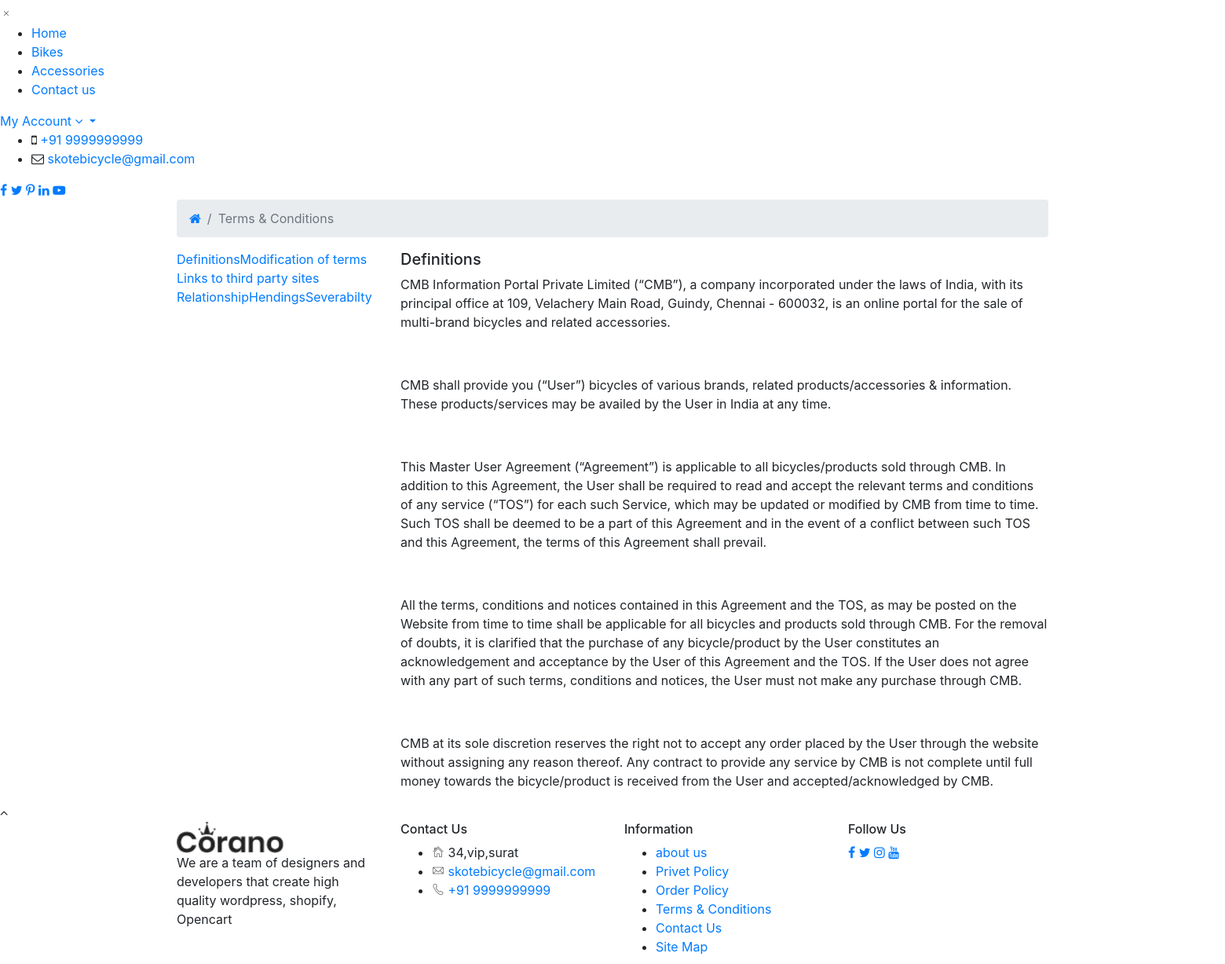
Page /terms.php (middle part) on the earlier database version.
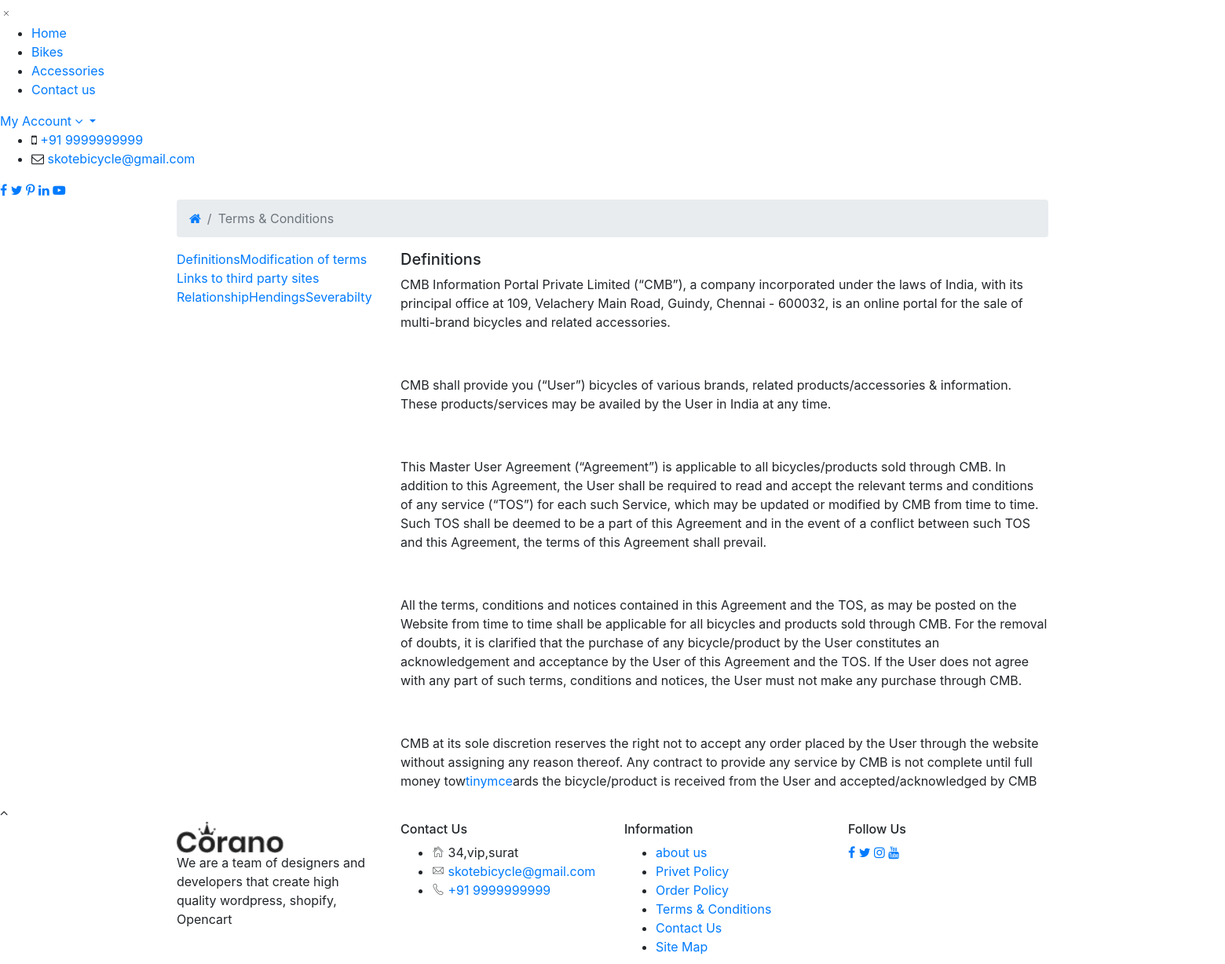
Same page on the later database version.
### tables this page shows
CREATE TABLE `terms` (
  `term_id` int(10) NOT NULL AUTO_INCREMENT,
  `term_title` varchar(100) NOT NULL,
  `term_link` varchar(100) NOT NULL,
  `term_desc` text NOT NULL,
  `term_status` text NOT NULL,
  PRIMARY KEY (`term_id`)
);

### terms.php (the view, shortened to what this page needs)
<?php
   include("includes/header.php");
   ?>
<main>
    <div class="breadcrumb-area">
        <div class="container">
            <div class="row">
                <div class="col-12">
                    <div class="breadcrumb-wrap">
                        <nav aria-label="breadcrumb">
                            <ul class="breadcrumb">
                                <li class="breadcrumb-item"><a href="home"><i class="fa fa-home"></i></a></li>
                                <li class="breadcrumb-item active" aria-current="page">Terms & Conditions</li>
                            </ul>
                        </nav>
                    </div>
                </div>
            </div>
        </div>
    </div>
    <div class="my-account-wrapper section-padding">
        <div class="container">
            <div class="section-bg-color">
                <div class="row">
                    <div class="col-lg-12">
                        <div class="myaccount-page-wrapper">
                            <div class="row">
                                <div class="col-lg-3 col-md-4">
                                    <div class="myaccount-tab-menu nav" role="tablist">
                                        <?php
                                            $get_terms = "select * from terms where term_status='yes' LIMIT 0,1";
                                            $run_terms = mysqli_query($con,$get_terms);
                                            while($row_terms=mysqli_fetch_array($run_terms)){
                                                $term_title = $row_terms['term_title'];
                                                $term_link = $row_terms['term_link'];
                                        ?>
                                        <a href="#<?php echo $term_link; ?>" class="active" data-toggle="tab">
                                            <?php echo $term_title;?></a>
                                        <?php
                                            }
                                            ?>
                                        <?php
                                            $count_terms = "select * from terms  where term_status='yes'";
                                            $run_count_terms = mysqli_query($con,$count_terms);
                                            $count = mysqli_num_rows($run_count_terms);
                                            $get_terms = "select * from terms where term_status='yes' LIMIT 1,$count";
                                            $run_terms = mysqli_query($con,$get_terms);
                                            while ($row_terms=mysqli_fetch_array($run_terms)) {
                                                $term_title = $row_terms['term_title'];
                                                $term_link = $row_terms['term_link']; ?>
                                        <a href="#<?php echo $term_link; ?>" data-toggle="tab">
                                            <?php echo $term_title;?></a>
                                        <?php
                                            }
                                            ?>
                                    </div>
                                </div>
                                <div class="col-lg-9 col-md-8">
                                    <div class="tab-content" id="myaccountContent">
                                        <?php
                                                $get_terms = "select * from terms where term_status='yes' LIMIT 0,1";
                                                $run_terms = mysqli_query($con,$get_terms);
                                                while ($row_terms=mysqli_fetch_array($run_terms)) {
                                                    $term_title = $row_terms['term_title'];
                                                    $term_desc = $row_terms['term_desc'];
                                                    $term_link = $row_terms['term_link'];
                                                    ?>
                                        <div class="tab-pane fade show active" id="<?php echo $term_link; ?>"
                                            role="tabpanel">
                                            <div class="myaccount-content">
                                                <h5><?php echo $term_title;?></h5>
                                                <p class="mb-0"><?php echo $term_desc; ?></p>
                                            </div>
                                        </div>
                                        <?php
                                                }
                                        ?>
                                    </div>
                                </div>
                            </div>
                        </div>
                    </div>
                </div>
            </div>
        </div>
    </div>
</main>
<div class="scroll-top not-visible">
    <i class="fa fa-angle-up"></i>
</div>
<?php
   include("includes/footer.php");
   ?>
</body>
</html>

### includes/header.php (shortened to what this page needs)
<!doctype html>
<html class="no-js" lang="en">
<head>
    <link rel="stylesheet" href="assets/css/vendor/bootstrap.min.css">
    <link rel="stylesheet" href="assets/css/vendor/pe-icon-7-stroke.css">
    <link rel="stylesheet" href="assets/css/vendor/font-awesome.min.css">
    <link rel="stylesheet" href="assets/css/plugins/slick.min.css">
    <link rel="stylesheet" href="assets/css/plugins/animate.css">
    <link rel="stylesheet" href="assets/css/plugins/nice-select.css">
    <link rel="stylesheet" href="assets/css/plugins/jqueryui.min.css">
    <link rel="stylesheet" href="assets/js/plugins/jquery.min.js">
    <link rel="stylesheet" href="assets/js/main.js">
    <link rel="stylesheet" href="assets/js/plugins/jqueryui.min.js">
    <link rel="stylesheet" href="assets/js/jquerys.min.js">
    <link rel="stylesheet" href="assets/js/bootstrap.min.js">
    <link rel="stylesheet" href="assets/css/style.css">
</head>
<body>
    <header class="header-area header-wide">
        <div class="main-header d-none d-lg-block">
            <div class="header-main-area sticky">
                <div class="container">
                    <div class="row align-items-center position-relative">
                        <div class="col-lg-6 position-static">
                        </div>
                    </div>
                </div>
            </div>
        </div>
        <aside class="off-canvas-wrapper">
            <div class="off-canvas-inner-content">
                <div class="btn-close-off-canvas">
                    <i class="pe-7s-close"></i>
                </div>
                <div class="off-canvas-inner">
                    <div class="mobile-navigation">
                        <nav>
                            <ul class="mobile-menu">
                                <li class="menu-item-has-children"><a href="home">Home</a>
                                </li>
                                <li class="menu-item-has-children "><a href="bikes">Bikes</a>
                                </li>
                                <li class="menu-item-has-children "><a href="accessories">Accessories</a>
                                </li>
                                <li class="menu-item-has-children "><a href="contact">Contact us</a>
                                </li>
                            </ul>
                        </nav>
                    </div>
                    <div class="mobile-settings">
                        <ul class="nav">
                            <li>
                                <div class="dropdown mobile-top-dropdown">
                                    <a href="#" class="dropdown-toggle" id="myaccount" data-toggle="dropdown"
                                        aria-haspopup="true" aria-expanded="false">
                                        My Account
                                        <i class="fa fa-angle-down"></i>
                                    </a>
                                </div>
                            </li>
                        </ul>
                    </div>
                    <div class="offcanvas-widget-area">
                        <div class="off-canvas-contact-widget">
                            <ul>
                                <li><i class="fa fa-mobile"></i>
                                    <a href="#">+91 9999999999</a>
                                </li>
                                <li><i class="fa fa-envelope-o"></i>
                                    <a href="#">skotebicycle@gmail.com</a>
                                </li>
                            </ul>
                        </div>
                        <div class="off-canvas-social-widget">
                            <a href="#"><i class="fa fa-facebook"></i></a>
                            <a href="#"><i class="fa fa-twitter"></i></a>
                            <a href="#"><i class="fa fa-pinterest-p"></i></a>
                            <a href="#"><i class="fa fa-linkedin"></i></a>
                            <a href="#"><i class="fa fa-youtube-play"></i></a>
                        </div>
                    </div>
                </div>
            </div>
        </aside>
    </header>

### includes/footer.php (shortened to what this page needs)
<footer class="footer-widget-area">
    <div class="footer-top section-padding">
        <div class="container">
            <div class="row">
                <div class="col-lg-3 col-md-6">
                    <div class="widget-item">
                        <div class="widget-title">
                            <div class="widget-logo">
                                <a href="home">
                                    <img src="assets/img/logo/logo.png" alt="brand logo" style="height: 40px">
                                </a>
                            </div>
                        </div>
                        <div class="widget-body">
                            <p>We are a team of designers and developers that create high quality wordpress, shopify,
                                Opencart </p>
                        </div>
                    </div>
                </div>
                <div class="col-lg-3 col-md-6">
                    <div class="widget-item">
                        <h6 class="widget-title">Contact Us</h6>
                        <div class="widget-body">
                            <address class="contact-block">
                                <ul>
                                    <li><i class="pe-7s-home"></i> 34,vip,surat</li>
                                    <li><i class="pe-7s-mail"></i> <a
                                            href="mailto:skotebicycle@gmail.com">skotebicycle@gmail.com</a></li>
                                    <li><i class="pe-7s-call"></i> <a href="tel:+91 9999999999">+91 9999999999</a></li>
                                </ul>
                            </address>
                        </div>
                    </div>
                </div>
                <div class="col-lg-3 col-md-6">
                    <div class="widget-item">
                        <h6 class="widget-title">Information</h6>
                        <div class="widget-body">
                            <ul class="info-list">
                                <li><a href="#">about us</a></li>
                                <li><a href="privet-policy">Privet Policy</a></li>
                                <li><a href="order-policy">Order Policy</a></li>
                                <li><a href="terms-and-conditions">Terms & Conditions</a></li>
                                <li><a href="contact">Contact Us</a></li>
                                <li><a href="sitemap">Site Map</a></li>
                            </ul>
                        </div>
                    </div>
                </div>
                <div class="col-lg-3 col-md-6">
                    <div class="widget-item">
                        <h6 class="widget-title">Follow Us</h6>
                        <div class="widget-body social-link">
                            <a href="#"><i class="fa fa-facebook"></i></a>
                            <a href="#"><i class="fa fa-twitter"></i></a>
                            <a href="#"><i class="fa fa-instagram"></i></a>
                            <a href="#"><i class="fa fa-youtube"></i></a>
                        </div>
                    </div>
                </div>
            </div>
        </div>
    </div>
</footer>

### admin_area/css/style.css (style rules this page uses)
body { margin-top: 100px; }
@media (min-width: 768px) { body { margin-top: 50px; } }

Differences in the rows shown:
changed terms "Definitions": term_desc "…complete until full money towards the bicycle/product is received from the User and accepted/acknowledged by CMB." → "…complete until full money tow tinymce ards the bicycle/product is received from the User and accepted/acknowledged by CMB"
